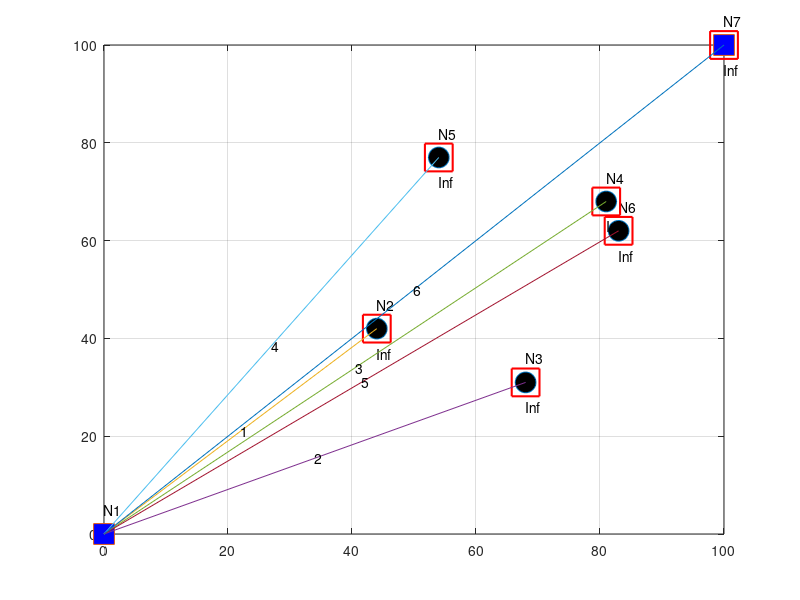

The MATLAB source for this figure:
%routing algorithm
clear all; close all;
N=7; % DEFINES N
rand('seed',123456); % generates fixed random seed
x=randi([10, 90],1,N); % chooses N numberes between 10 and 90
y=randi([10, 90],1,N); % chooses N numberes between 10 and 90
x(1)=0; % sets first element in x to 0
y(1)=0; % sets first element in y to 0
x(N)=100; % sets last element in x to 100
y(N)=100; % sets first element in y to 100
figure % initializes a figure
plot(x(2:N-1),y(2:N-1),'o','markersize',15,'markerfacecolor','k'); % plots all points (except first and last) according to x y coordinates
hold on;
plot([x(1) x(N)],[y(1) y(N)],'s','markersize',15,'markerfacecolor','b'); % plots first and last
grid on;
for i=1:N % names all the points
text(x(i),y(i)+5,strcat('N',num2str(i)));
end
source=[1]; % going from first point
dest=[2:N]; % to all points after
w=ones(1,N)*inf; % makes an array of N elements where each elemrnt is set to inf (at first distance for all is inf)
w(1)=0; % sets first element in w to 0
for loop=1:N-1
    d=[];
    for i=1:length(dest)
        j=dest(i); % set j equal i'th element of dest array
        for k=1:length(source)
            l=source(k);
            dd=sqrt((x(j)-x(l))^2+(y(j)-y(l))^2); % dist formula
         if dd>60
            dd=inf;
          end
         d(i,k)=dd+w(l);
        end
    end
    dim=size(d);
    if dim(2)~=1
     d=min(d);
    end
    [md,idx]=min(d);
    j=dest(idx);
    pause(1);
    plot(x(j),y(j),'rs','markersize',20,'linewidth',1.5);
    text(x(j),y(j)-5,num2str(md));
    source=[source j];
    dest(idx)=[];
    w(j)=md;
    plot([x(idx), x(j)] , [y(idx), y(j)]);
    text(((x(idx)+x(j))/2),((y(idx)+y(j))/2),num2str(loop));
    pause(1);
end